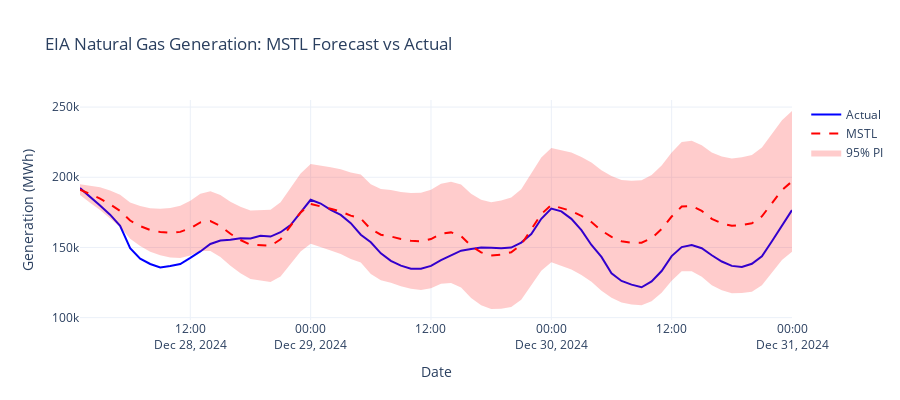

Notebook source saved alongside this figure:
### Markdown cell above
---
## Step 10: Visualize Forecast vs Actuals

### Code cell
import plotly.graph_objects as go

# Get best model (lowest RMSE)
best_model = metrics_df.iloc[0]["model"]
print(f"Best model: {best_model}")

fig = go.Figure()

# Actual values
fig.add_trace(go.Scatter(
    x=eval_df["ds"],
    y=eval_df["y"],
    mode="lines",
    name="Actual",
    line=dict(color="blue", width=2),
))

# Forecast
fig.add_trace(go.Scatter(
    x=eval_df["ds"],
    y=eval_df[best_model],
    mode="lines",
    name=best_model,
    line=dict(color="red", width=2, dash="dash"),
))

# 95% Prediction Interval
lo_col = f"{best_model}-lo-95"
hi_col = f"{best_model}-hi-95"

if lo_col in eval_df.columns:
    fig.add_trace(go.Scatter(
        x=list(eval_df["ds"]) + list(eval_df["ds"][::-1]),
        y=list(eval_df[hi_col]) + list(eval_df[lo_col][::-1]),
        fill="toself",
        fillcolor="rgba(255, 0, 0, 0.2)",
        line=dict(color="rgba(255, 0, 0, 0)"),
        name="95% PI",
    ))

fig.update_layout(
    title=f"EIA Natural Gas Generation: {best_model} Forecast vs Actual",
    xaxis_title="Date",
    yaxis_title="Generation (MWh)",
    height=400,
    template="plotly_white",
)

fig.show()
